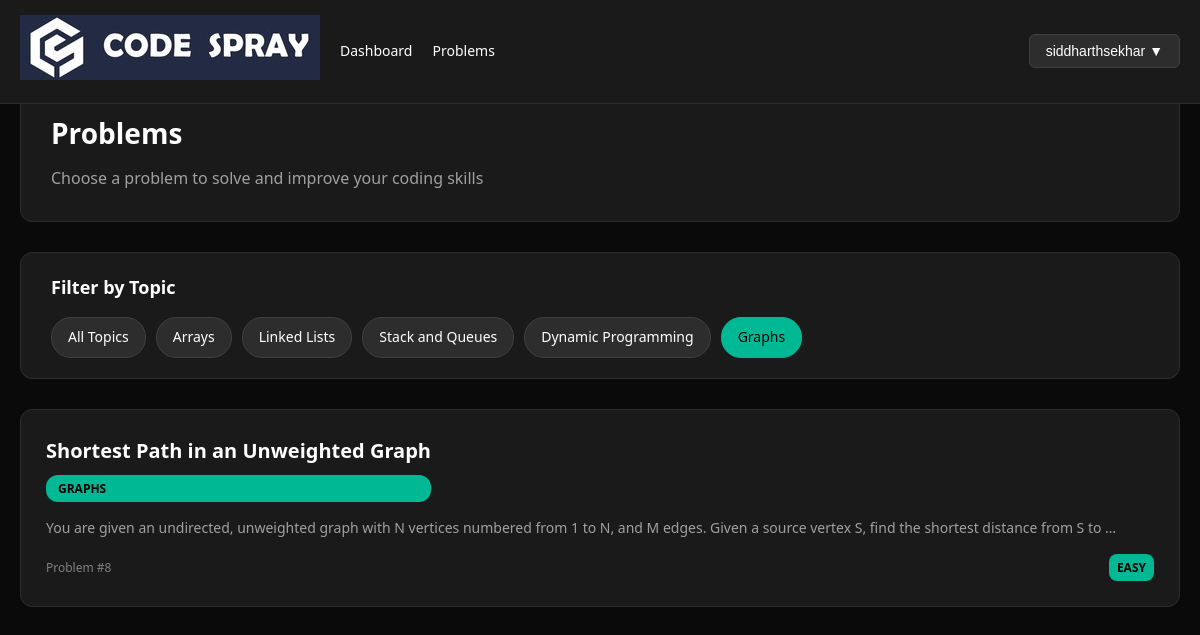
Page /problems/?topic=Graphs (signed in) on the committed database.
### problems/models.py (models this page shows, shortened)
class Topic(models.Model):
    name = models.CharField(max_length=100)

class Problem(models.Model):
    title = models.CharField(max_length=200)
    description = models.TextField()
    topic = models.ForeignKey(Topic, on_delete=models.CASCADE)
    input_desc = models.TextField(blank=True)
    output_desc = models.TextField(blank=True)
    constraints = models.TextField(blank=True)

### problems/views.py (the view)
# urls.py: path('', views.problem_list, name='problem_list'),
@login_required
@session_valid_required
@never_cache
def problem_list(request):
    topic_filter = request.GET.get('topic')
    topics = Topic.objects.all()
    if topic_filter:
        problems = Problem.objects.filter(topic__name=topic_filter)
    else:
        problems = Problem.objects.all()
    return render(request, 'problems/problem_list.html', {
        'problems': problems,
        'topics': topics,
        'selected_topic': topic_filter
    })

### users/views.py (called while the page is built)
def session_valid_required(view_func):
    @wraps(view_func)
    def _wrapped_view(request, *args, **kwargs):
        if not request.user.is_authenticated:
            return redirect('login_root')
        last_activity = request.session.get('last_activity', 0)
        if time.time() - last_activity > 3600:  # 1 hour
            logout(request)
            request.session.flush()
            return redirect('login_root')  # Use root-level login URL
        request.session['last_activity'] = time.time()
        return view_func(request, *args, **kwargs)
    return _wrapped_view

    def process_request(self, request):
        if request.user.is_authenticated:
            request.session['last_activity'] = time.time()
        return None

    def process_response(self, request, response):
        if request.user.is_authenticated:
            response['Cache-Control'] = 'no-store, no-cache, must-revalidate, max-age=0'
            response['Pragma'] = 'no-cache'
            response['Expires'] = '0'
        return response

### problems/templates/problems/problem_list.html (shortened to what this page needs)
{% extends 'base.html' %}
{% load static %}
{% block content %}
<link rel="stylesheet" href="{% static 'problems/css/problem_list.css' %}">
<div class="fixed-nav">
    <div class="nav-left">
        <div class="logo-section">
            <img src="{% static 'images/FULL-LOGO.jpg' %}" alt="Online Judge Logo" class="nav-logo">
        </div>
        <a href="{% url 'dashboard' %}" class="nav-link">Dashboard</a>
        <a href="{% url 'problem_list' %}" class="nav-link">Problems</a>
    </div>
    <div class="user-dropdown">
        <button class="user-dropdown-btn" onclick="toggleUserDropdown()">
            {{ user.username }} ▼
        </button>
    </div>
</div>
<div class="problem-list-container">
    <div class="problem-list-header">
        <h1 class="header-title">Problems</h1>
        <p class="header-subtitle">Choose a problem to solve and improve your coding skills</p>
    </div>
    <div class="filters-section">
        <h2 class="filter-title">Filter by Topic</h2>
        <div class="topic-filters">
            <a href="{% url 'problem_list' %}" class="topic-filter {% if not selected_topic %}active{% endif %}">
                All Topics
            </a>
            {% for topic in topics %}
                <a href="{% url 'problem_list' %}?topic={{ topic.name }}"
                   class="topic-filter {% if topic.name == selected_topic %}active{% endif %}">
                    {{ topic.name }}
                </a>
            {% endfor %}
        </div>
    </div>
    <div class="problems-grid">
        {% for problem in problems %}
            <a href="{% url 'problem_detail' problem.id %}" class="problem-card">
                <div class="problem-card-header">
                    <div>
                        <h3 class="problem-title">{{ problem.title }}</h3>
                        <div class="problem-topic">{{ problem.topic.name }}</div>
                    </div>
                </div>
                <div class="problem-description">
                    {{ problem.description|truncatewords:30 }}
                </div>
                <div class="problem-meta">
                    <span>Problem #{{ problem.id }}</span>
                    <span class="problem-difficulty difficulty-easy">Easy</span>
                </div>
            </a>
        {% empty %}
            <div class="empty-state">
                <h3>No Problems Found</h3>
                <p>No problems are available for the selected topic. Please try a different filter or check back later.</p>
            </div>
        {% endfor %}
    </div>
</div>
{% endblock %}

### problems/static/problems/css/problem_list.css (style rules this page uses)
* { margin: 0; padding: 0; box-sizing: border-box; }
body { background: #0a0a0a; color: #ffffff; font-family: 'Segoe UI', Tahoma, Geneva, Verdana, sans-serif; line-height: 1.6; }
.fixed-nav { position: fixed; top: 0; left: 0; right: 0; background: #1a1a1a; border-bottom: 1px solid #2d2d2d; padding: 15px 20px; z-index: 1000; display: flex; justify-content: space-between; align-items: center; }
.nav-left { display: flex; align-items: center; gap: 20px; }
.nav-link { color: #ffffff; text-decoration: none; font-size: 14px; font-weight: 500; transition: color 0.3s ease; }
.user-dropdown { position: relative; display: inline-block; }
.user-dropdown-btn { background: #2d2d2d; color: #ffffff; border: 1px solid #404040; padding: 8px 16px; border-radius: 6px; cursor: pointer; font-size: 14px; font-weight: 500; transition: all 0.3s ease; }
.problem-list-container { max-width: 1200px; margin: 0 auto; padding: 20px; padding-top: 80px; }
.problem-list-header { background: #1a1a1a; border-radius: 12px; padding: 30px; margin-bottom: 30px; border: 1px solid #2d2d2d; }
.header-title { font-size: 28px; font-weight: 600; color: #ffffff; margin-bottom: 10px; }
.header-subtitle { color: #a0a0a0; font-size: 16px; }
.filters-section { background: #1a1a1a; border-radius: 12px; padding: 20px 30px; margin-bottom: 30px; border: 1px solid #2d2d2d; }
.filter-title { font-size: 18px; font-weight: 600; color: #ffffff; margin-bottom: 15px; }
.topic-filters { display: flex; gap: 10px; flex-wrap: wrap; }
.topic-filter { background: #2d2d2d; color: #ffffff; border: 1px solid #404040; padding: 8px 16px; border-radius: 20px; text-decoration: none; font-size: 14px; font-weight: 500; transition: all 0.3s ease; }
.topic-filter.active { background: #00b894; color: #000000; border-color: #00b894; }
.problems-grid { display: grid; gap: 20px; }
.problem-card { background: #1a1a1a; border-radius: 12px; padding: 25px; border: 1px solid #2d2d2d; transition: all 0.3s ease; text-decoration: none; color: inherit; }
.problem-card-header { display: flex; justify-content: space-between; align-items: flex-start; margin-bottom: 15px; }
.problem-title { font-size: 20px; font-weight: 600; color: #ffffff; margin-bottom: 8px; }
.problem-topic { background: #00b894; color: #000000; padding: 4px 12px; border-radius: 12px; font-size: 12px; font-weight: 600; text-transform: uppercase; }
.problem-description { color: #a0a0a0; font-size: 14px; line-height: 1.6; margin-bottom: 15px; display: -webkit-box; -webkit-line-clamp: 2; -webkit-box-orient: vertical; overflow: hidden; }
.problem-meta { display: flex; justify-content: space-between; align-items: center; font-size: 12px; color: #808080; }
.problem-difficulty { padding: 4px 8px; border-radius: 8px; font-weight: 600; text-transform: uppercase; }
.difficulty-easy { background: #00b894; color: #000000; }

### templates/base.html (style rules this page uses)
* { margin: 0; padding: 0; box-sizing: border-box; }
body { font-family: 'Segoe UI', Tahoma, Geneva, Verdana, sans-serif; line-height: 1.6; }

### rows in the picture
Topic: name "Arrays"
Topic: name "Linked Lists"
Topic: name "Stack and Queues"
Topic: name "Dynamic Programming"
Topic: name "Graphs"
Problem: title "Shortest Path in an Unweighted Graph", topic.name "GRAPHS", description "You are given an undirected, unweighted graph with N vertices numbered from 1 to N, and M edges. Given a source vertex S, find the shortest distance from S to …", id "8"

### other values in the picture
{{ user.username }} "siddharthsekhar"
